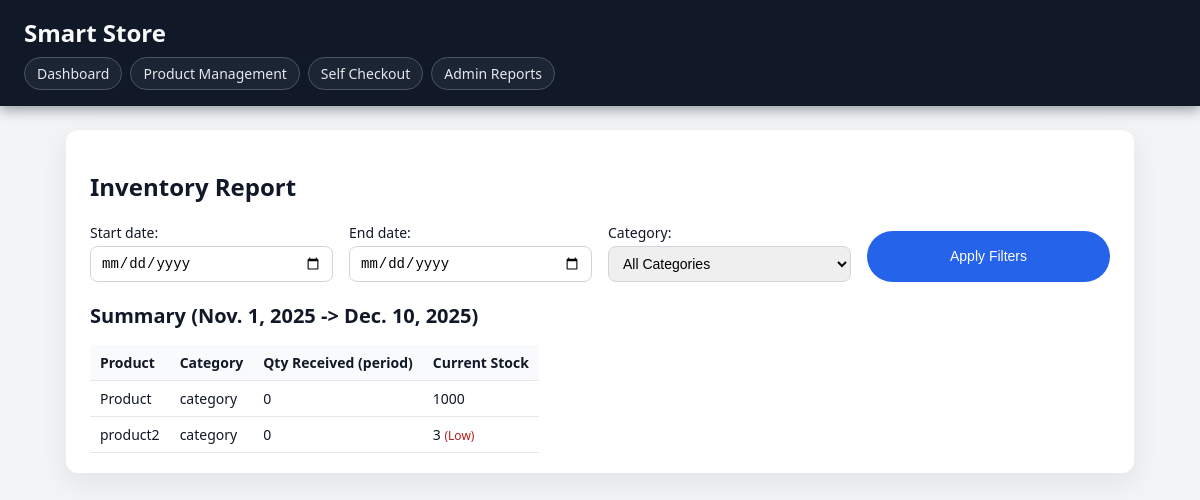
Page /inventory-reports/ on the earlier database version.
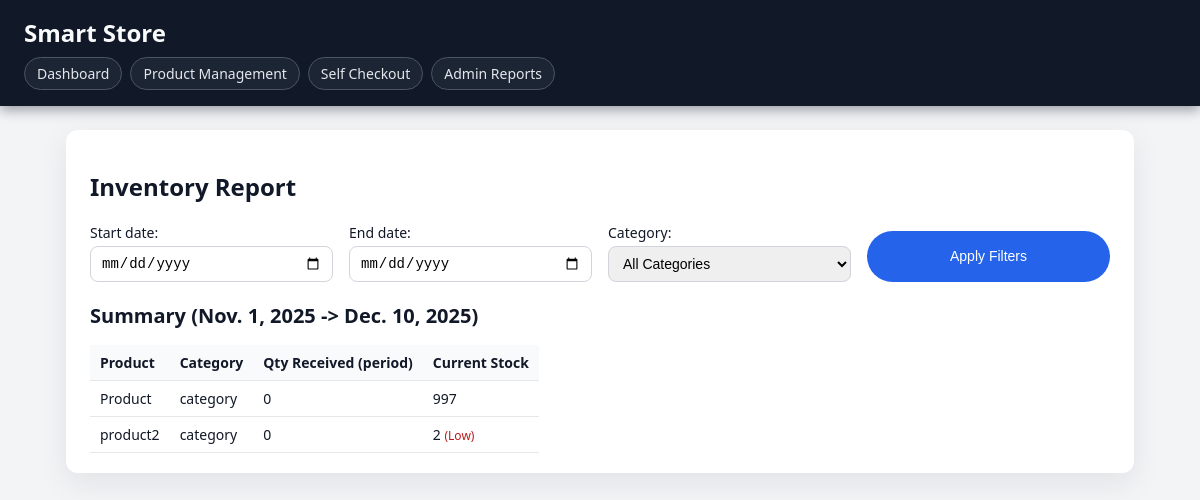
Same page on the later database version.
### phase3/models.py (models this page shows, shortened)
class Products(models.Model):
    name = models.CharField(max_length=255)
    category = models.CharField(max_length=100)
    price = models.FloatField()
    epc = models.CharField(max_length=50, unique=True)
    upc = models.CharField(max_length=50, unique=True)
    producer_company = models.CharField(max_length=100)
    image_url = models.CharField()
    stock_quantity = models.IntegerField(default=0)
    expiry_date = models.DateField()

### phase3/views.py (the view)
# urls.py: path('inventory-reports/', views.inventory_report, name='inventory_report'),
def inventory_report(request):
    form = SalesReportsFiltersForm(request.GET or None)
    start_date_str = form["start_date"].value() or "2025-11-01"
    end_date_str   = form["end_date"].value() or str(date.today())
    category       = form["category"].value() or ""
    start_date = date.fromisoformat(start_date_str)
    end_date   = date.fromisoformat(end_date_str)
    products = Products.objects.all()
    if category:
        products = products.filter(category=category)
    date_filter = Q(
        inventoryreceived__date_received__gte=start_date,
        inventoryreceived__date_received__lte=end_date,
    )
    products_with_inventory = (
        products.annotate(
            quantity_received=Coalesce(
                Sum(
                    "inventoryreceived__quantity_received",
                    filter=date_filter,
                ),
                Value(0),
            )
        )
        .order_by("name")
    )
    context = {
        "form": form,
        "products": products_with_inventory,
        "start_date": start_date,
        "end_date": end_date,
    }
    return render(request, "inventory_report.html", context)

### phase3/forms.py
class SalesReportsFiltersForm(forms.Form):
    start_date = forms.DateField(required = False, widget = forms.DateInput(attrs= {"type" : "date"}))
    end_date = forms.DateField(required = False, widget = forms.DateInput(attrs={"type" : "date"}))
    category = forms.ChoiceField(required = False, choices = [("","All Categories")], widget=forms.Select())
    def __init__(self, *args, **kwargs):
        super().__init__(*args, **kwargs)
        categories = Products.objects.values_list("category", flat=True).distinct()
        self.fields["category"].choices += [(c, c) for c in categories]

### phase3/templates/inventory_report.html
{% extends "base.html" %}
{% block content %}
<section class="card">
    <h1>Inventory Report</h1>
    <form method="get" style="margin-bottom:20px;">
        {{ form.as_p }}
        <button type="submit">Apply Filters</button>
    </form>
    <h2>Summary ({{ start_date }} -> {{ end_date }})</h2>
    <table cellpadding="6">
        <thead>
            <tr>
                <th>Product</th>
                <th>Category</th>
                <th>Qty Received (period)</th>
                <th>Current Stock</th>
            </tr>
        </thead>
        <tbody>
        {% for product in products %}
            <tr>
                <td>{{ product.name }}</td>
                <td>{{ product.category }}</td>
                <td>{{ product.quantity_received }}</td>
                <td>
                    {{ product.stock_quantity }}
                    {% if product.stock_quantity|default:0 <= 5 %}
                        <span style="color:#b91c1c; font-size:12px;">(Low)</span>
                    {% endif %}
                </td>
            </tr>
        {% empty %}
            <tr>
                <td colspan="4">No products found for this period / filter.</td>
            </tr>
        {% endfor %}
        </tbody>
    </table>
</section>
{% endblock %}

Differences in the rows shown:
changed Products "Product": stock_quantity "1000" → "997"
changed Products "product2": stock_quantity "3" → "2"
